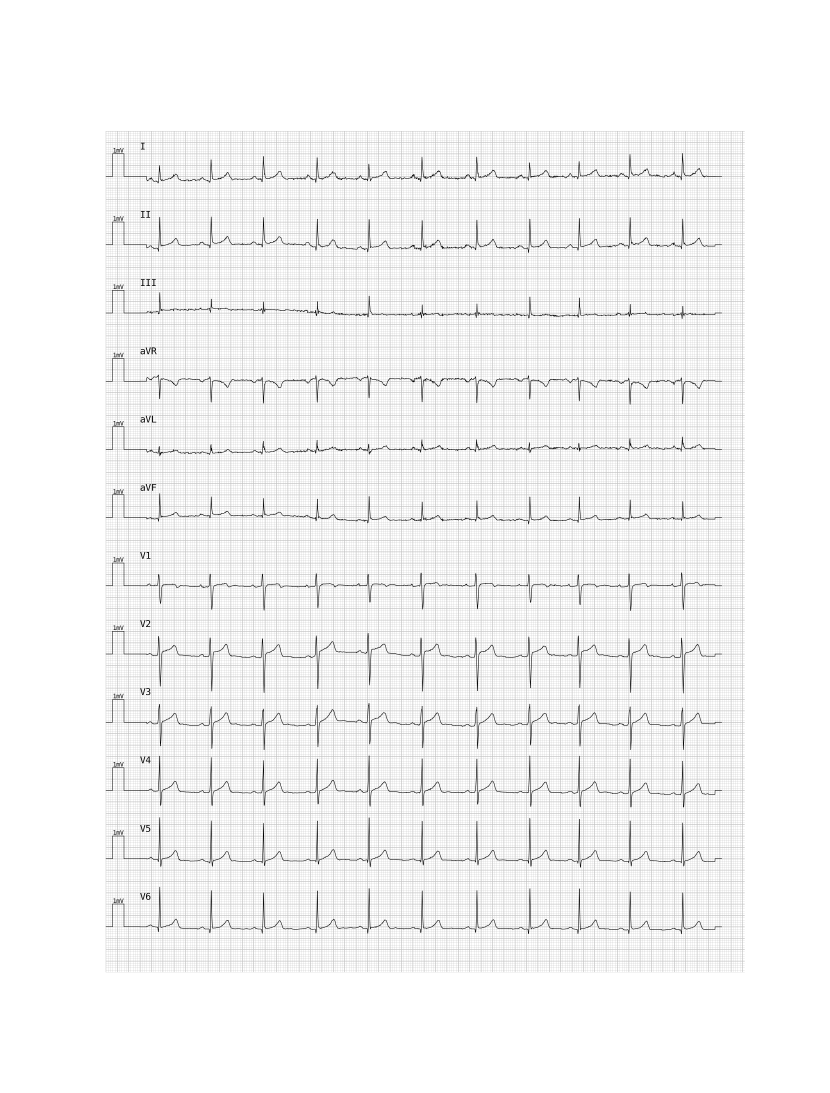
#> input picture unet-src/data/mixed_imgs/example_56.png, 3318 x 4370 px, found by its file name (shown at 1/4 size)
$ python 1_rows.py
#> lines starting #> are read from the running program, lines starting #| are printed output that depends on the picture; after the words box and inside, x2 and y2 are one past the last pixel; in counts of white or black regions, pixels touching at a corner belong together
### ecg-preprocessing/ecgprep/img_helpers.py
import numpy as np

# Estimate number of courser grid
n_grid_h = 24
n_grid_w = 50

# convert corser grid to mm
grid_to_mm = 5

# convert corser grid to mm
mm_to_mv = 0.5 / 5
mm_to_s= 0.2 / 5

# Start
duration_short = 12.5
duration_long = 50
n_rows = 4
n_cols = 4


# [32 lines left out: function bounding_boxes, not called in this run]


class ScaleFromPixels():
    def __init__(self, height, width):
        self.pixels_per_mm_h = height / (n_grid_h * grid_to_mm)
        self.pixels_per_mm_w = width / (n_grid_w * grid_to_mm)

    # [9 lines left out: functions __call__, signal_to_ecg, not called in this run]

def vectorize_single_lead(lead_img, mask):
    H, W = mask.shape[0], mask.shape[1]
    signal_pixels = np.zeros(W)                         #vector of width length

    for i in range(W):                                  #for all pixel in the length
        ys = np.nonzero(mask[:, i])[0]

        # print(ys)                  #y-locations of the signal, the values which are nonzero in the

        # [205 206 207 208 209 210 211]   moving up
        # [208 209 210 211]
        # [209 210 211]                   ink width
        # [209 210 211]


        if len(ys) > 0:
            v = 255 - lead_img[ys, i]                      #darkness score
            signal_pixels[i] = H - np.mean(ys[v==max(v)])  # from height, eg 410, remove the index of most dark. and other one goes from top. so we subtract to get what pixel. so just a
        # put it to nan if not larger than 0
        else:
            signal_pixels[i] = np.nan

    #    example_501_row01.png  (410, 3318) mask  →  signal_pixels  (3318,)
    #    example_501_row02.png  (408, 3318)       →  signal_pixels  (3318,)
    #    example_501_row03.png  (410, 3318)       →  signal_pixels  (3318,)
    #    example_501_row04.png  (411, 3318)       →  signal_pixels  (3318,)
    #                                               ↓ signals.append each
    #                                             matrix (4, 3318)

    return signal_pixels


# [73 lines left out: function vectorize, not called in this run]

### digitize/1_rows.py
"""
Turns a predicted 13-class mask into one line per lead: a page row (y) for every page column,
NaN where the lead isn't drawn. Saved as csv/lines.csv, which 2_digitize.py turns into mV and seconds.
"""

import sys
import numpy as np
import pandas as pd
from PIL import Image
import matplotlib.pyplot as plt
from matplotlib.patches import Rectangle
from pathlib import Path

# Paths -----------------------------
HERE = Path(__file__).parent                                        # the digitize folder
TEST = HERE.parent / "test-set"                                     # U-net seg/test-set

sys.path.insert(0, str(HERE.parent / "ecg-preprocessing"))          # where vectorize_single_lead lives
from ecgprep.img_helpers import vectorize_single_lead

mask_path = TEST / "test_fold10" / "pred_masks" / "example_56.png"   # the model's prediction
label_path = TEST / "test_labels" / "example_8.png"                 # the true mask, for testing later
img_path = TEST / "test_imgs" / f"{mask_path.stem}.png"             # the page that belongs to the mask

LEADS = ["bg", "I", "II", "III", "aVR", "aVL", "aVF", "V1", "V2", "V3", "V4", "V5", "V6"]
OUT = HERE.parent / "Predictions" / "digitized" / mask_path.stem    # .../digitized/example_8
OUT.mkdir(parents=True, exist_ok=True)


def lead_boxes(mask, leads, margin=200):
    """Generous [top, left, bottom, right] box per lead, built so single strays can't stretch it."""
    boxes = {}
    for name in leads:
        rows, cols = np.where(mask == LEADS.index(name))            # all pixels of this lead
        if len(rows) == 0:
            continue
        centre = int(np.median(rows))                               # the row the lead mostly sits on (II -> rhythm strip)
        left, right = np.percentile(cols, [1, 99]).astype(int)      # ignore the 1% most extreme columns (strays)
        boxes[name] = [max(centre - margin, 0), left,               # top, left
                       min(centre + margin, mask.shape[0]), right + 1]   # bottom, right
    return boxes


# load -----------------------------
mask = np.array(Image.open(mask_path))                              # (H, W), pixel value = class id 0..12
#> mask is the input picture: shape (4370, 3318); min 0, max 255, mean 243.3
img = np.array(Image.open(img_path).convert("L"))                   # the page, grayscale, same size as the mask
H, W = mask.shape
#> H = 4370; W = 3318

boxes = lead_boxes(mask, LEADS[1:])                                 # generous box per lead
#> the loop in lead_boxes, `for name in leads:` made 12 passes
#> (name, centre, left, right) on passes 1 to 12: ('I', 2345, 472, 2801), ('II', 2339, 488, 2872), ('III', 2502, 469, 2876), ('aVR', 2338, 470, 2797), ('aVL', 2347, 485, 2798), ('aVF', 2341, 473, 2808), ('V1', 2346, 485, 2817), ('V2', 2346, 475, 2844), ('V3', 2348, 470, 2788), ('V4', 2343, 489, 2801), ('V5', 2624, 564, 2878), ('V6', 2427, 475, 2806)
#> after the loop in lead_boxes, `for name in leads:`: boxes = 12 items
#> boxes = 12 items
print(f"the boxes are {boxes}")
#> (printed output is left out)

# Plot ----------------------------
plt.imshow(mask, cmap="tab20")                                      # mask, one colour per class
for name, (top, left, bottom, right) in boxes.items():
    plt.gca().add_patch(Rectangle((left, top), right - left, bottom - top,
                                  fill=False, edgecolor="red"))     # Rectangle wants (x, y), width, height
    plt.text(left, top, name, color="red")                          # lead name in the corner
#> this loop made 12 passes
#> (name, top, left, bottom, right) on passes 1 to 12: ('I', 2145, 472, 2545, 2802), ('II', 2139, 488, 2539, 2873), ('III', 2302, 469, 2702, 2877), ('aVR', 2138, 470, 2538, 2798), ('aVL', 2147, 485, 2547, 2799), ('aVF', 2141, 473, 2541, 2809), ('V1', 2146, 485, 2546, 2818), ('V2', 2146, 475, 2546, 2845), ('V3', 2148, 470, 2548, 2789), ('V4', 2143, 489, 2543, 2802), ('V5', 2424, 564, 2824, 2879), ('V6', 2227, 475, 2627, 2807)
plt.savefig(OUT / f"{mask_path.stem}_boxes.png", dpi=120)
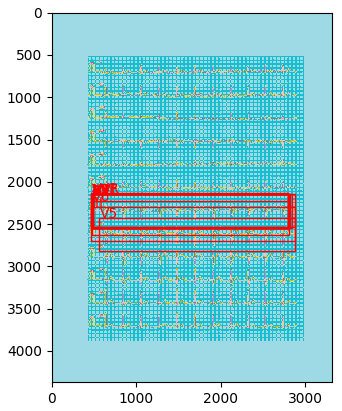
#> figure drawn by matplotlib, 1 panel
plt.show()


# make the boxes for vectorise -------------
lines = {}
for name in LEADS[1:]:                                              # "I", "II", ..., "V6"
    if name not in boxes:                                           # lead not predicted on this page
        continue

    # 1. this lead only: its box, and inside the box only its own pixels -----------------------------
    t, l, b, r = boxes[name]
    only_this = mask == LEADS.index(name)                           # all other leads -> False

    # 2. one y per column (darkness-weighted centre), back to page rows -----------------------------
    h_from_box_bottom = vectorize_single_lead(img[t:b, l:r], only_this[t:b, l:r])
    y = np.full(W, np.nan)                                          # full page width, NaN outside the box
    y[l:r] = b - h_from_box_bottom                                  # height above box bottom -> page row

    lines[name] = y

    # 3. look at it: full page size, only this lead -----------------------------
    plt.figure(figsize=(14, 14 * H / W))                            # same shape as the mask
    plt.plot(np.arange(W), y, lw=1)                                 # the lead's line, in page pixels
    plt.xlim(0, W); plt.ylim(H, 0)                                  # whole page; y flipped like an image
    plt.title(f"{name} ({mask_path.stem})")
    plt.savefig(OUT / "individual" / f"{name}_page.png", dpi=120)
#> this loop made 12 passes
#> pass 1, `only_this = mask == LEADS.index(name)`:
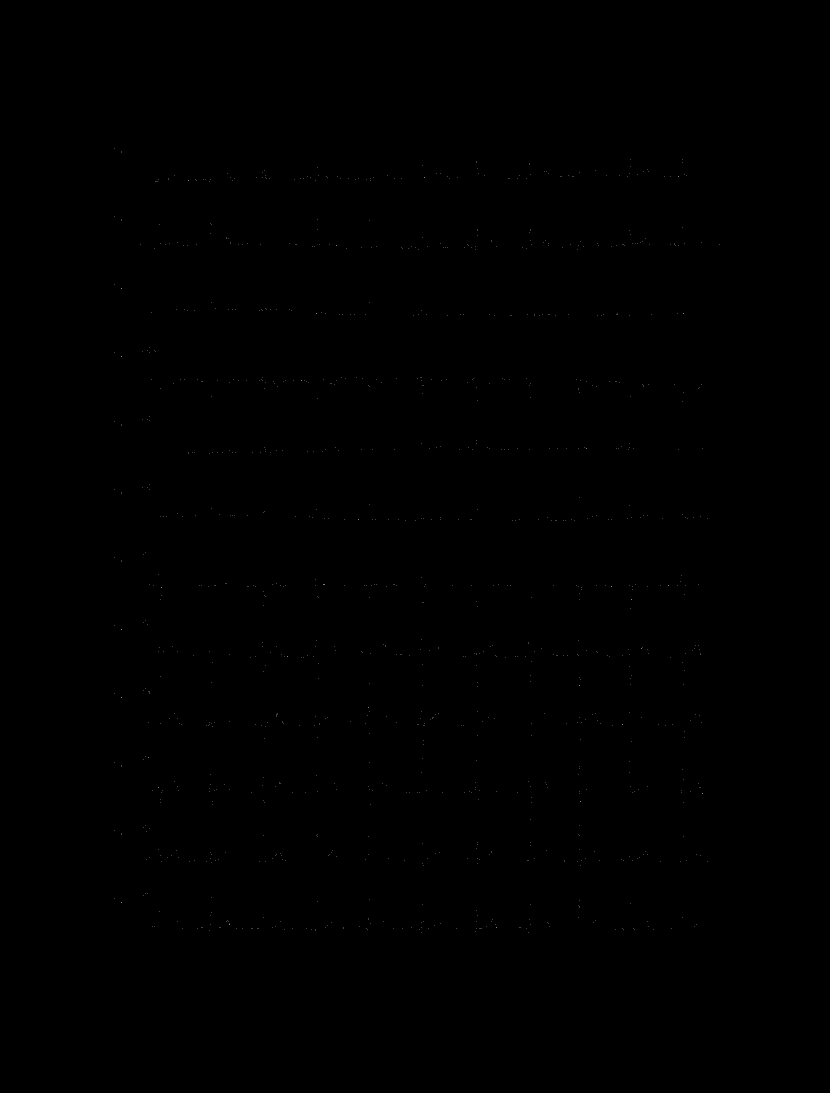
#> only_this: shape (4370, 3318) bool (shown at 1/4 size); 0.01% white in thin lines or dots, all inside (x1, y1, x2, y2) = (458, 592, 2880, 3731)
#> pass 1, `plt.savefig(OUT / "individual" / f"{name}_page.png", dpi=120)`:
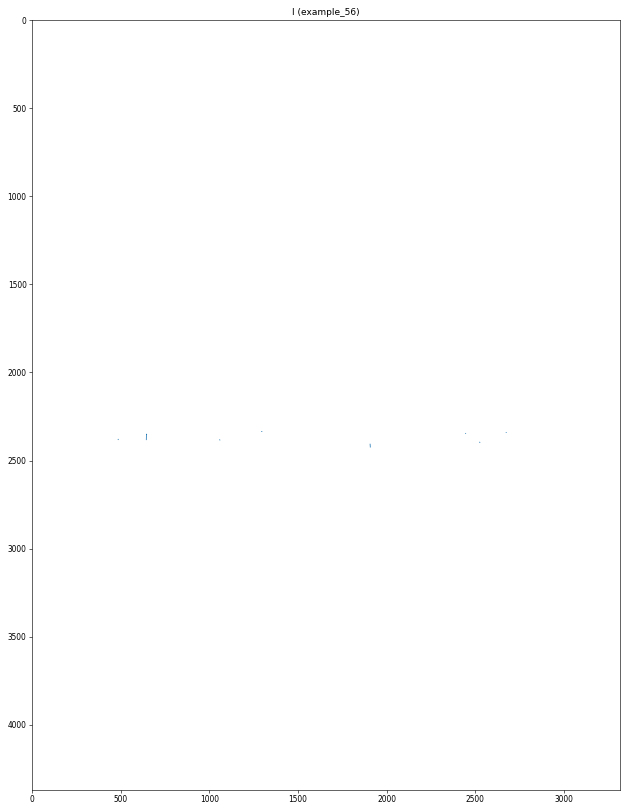
#> figure drawn by matplotlib, 1 panel
#> after the loop, lines = 12 items
    # plt.show()


(OUT / "csv").mkdir(exist_ok=True)
table = pd.DataFrame(lines)                                         # one row per page column, one column per lead
#> table = table of 3318 rows and 12 columns
table.index.name = "x"                                              # label the page-column column in the file
#> (the run stopped early here; a loop or call above may not have finished)

$ run again, with unet-src/data/mixed_imgs/example_100.png copied over unet-src/data/mixed_imgs/example_56.png
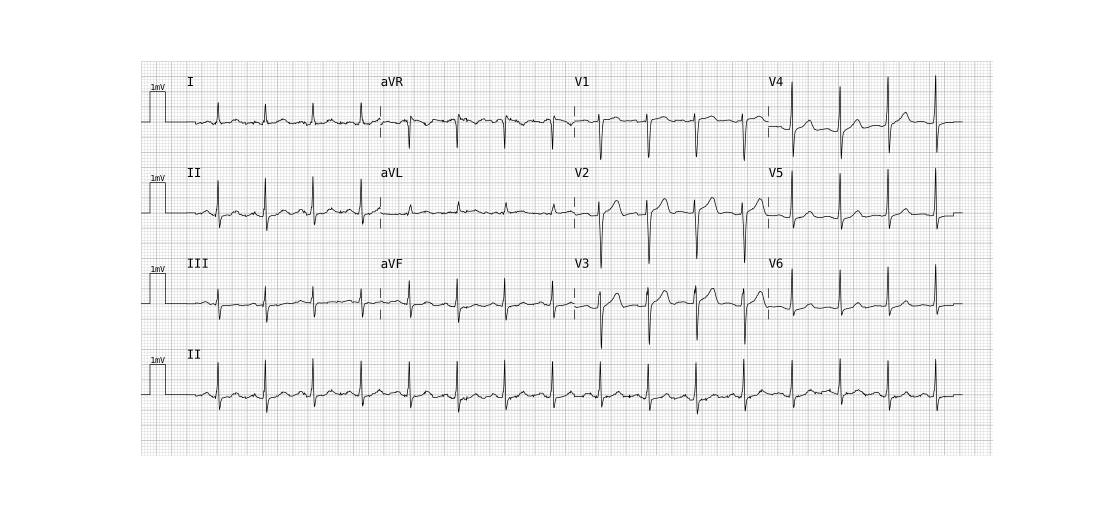
#> input picture unet-src/data/mixed_imgs/example_100.png, 3318 x 1535 px, found by its file name (shown at 1/3 size)
#> mask is the input picture: shape (1535, 3318); min 0, max 255, mean 242.8
#> the loop in lead_boxes, `for name in leads:` made 12 passes
#> (name, centre, left, right) on passes 1 to 8: ('I', 652, 486, 2810), ('II', 659, 488, 2811), ('III', 865, 470, 2819), ('aVR', 799, 470, 2813), ('aVL', 782, 487, 2810), ('aVF', 705, 473, 2820), ('V1', 659, 595, 2815), ('V2', 815, 479, 2818)
#> after the loop in lead_boxes, `for name in leads:`: boxes = 12 items
#> (printed output is left out)
#> the loop `for name, (top, left, bottom, right) in boxes.items():` made 12 passes
#> (name, top, left, bottom, right) on passes 1 to 8: ('I', 452, 486, 852, 2811), ('II', 459, 488, 859, 2812), ('III', 665, 470, 1065, 2820), ('aVR', 599, 470, 999, 2814), ('aVL', 582, 487, 982, 2811), ('aVF', 505, 473, 905, 2821), ('V1', 459, 595, 859, 2816), ('V2', 615, 479, 1015, 2819)
#> `plt.savefig(OUT / f"{mask_path.stem}_boxes.png", dpi=120)`:
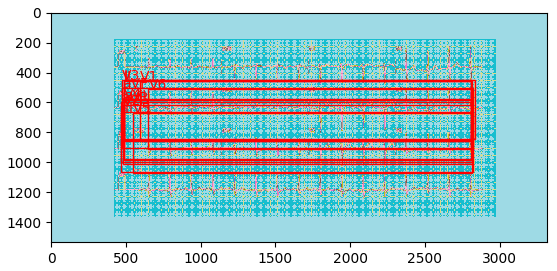
#> figure drawn by matplotlib, 1 panel
#> the loop `for name in LEADS[1:]:                                              # ..` made 12 passes
#> pass 1, `plt.savefig(OUT / "individual" / f"{name}_page.png", dpi=120)`:
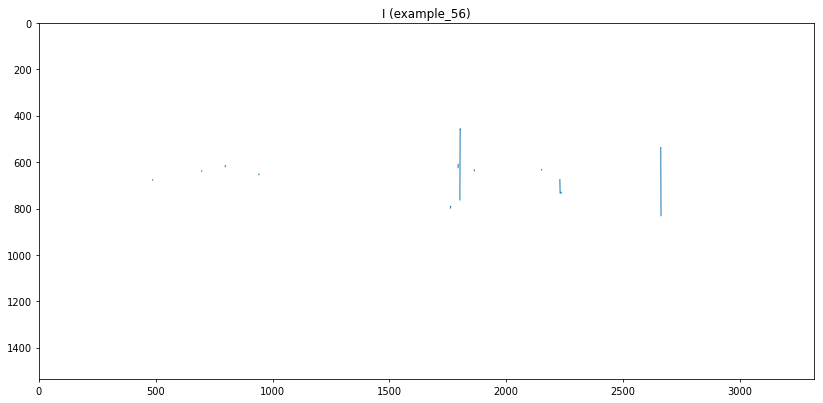
#> figure drawn by matplotlib, 1 panel
#> table = table of 3318 rows and 12 columns

$ run again, with unet-src/data/mixed_imgs/example_106.png copied over unet-src/data/mixed_imgs/example_56.png
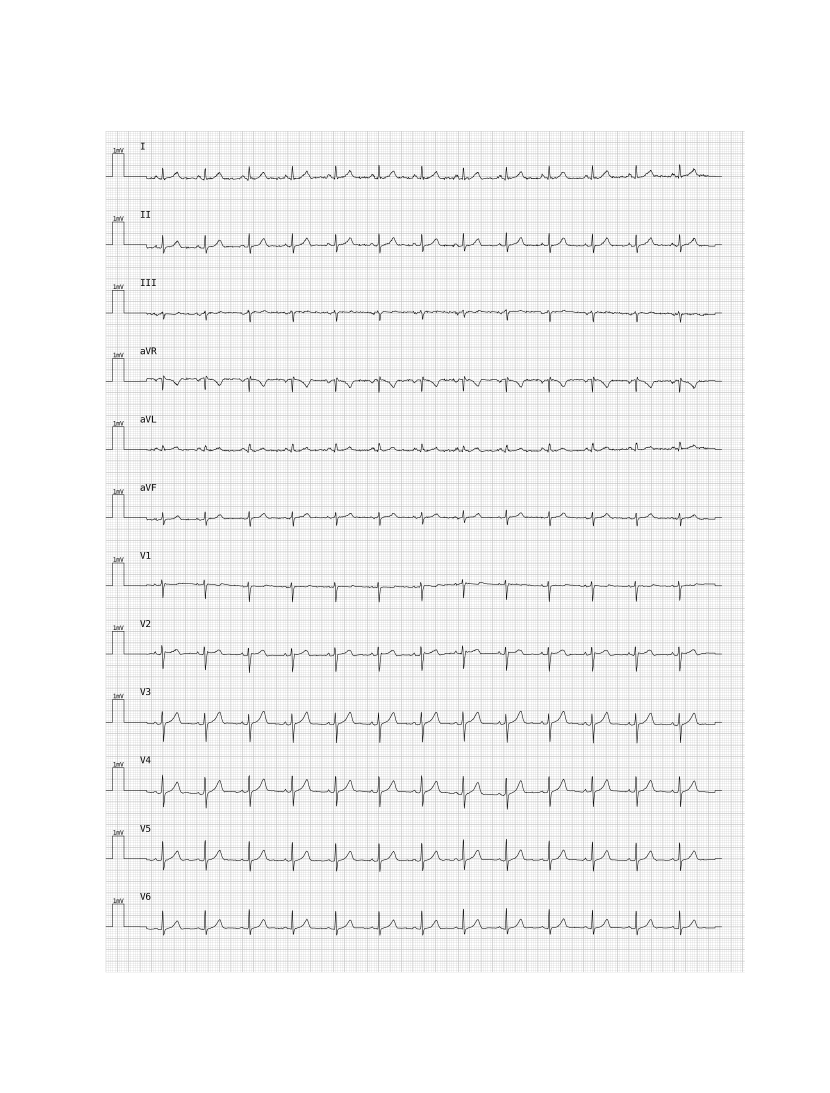
#> input picture unet-src/data/mixed_imgs/example_106.png, 3318 x 4370 px, found by its file name (shown at 1/4 size)
#> mask is the input picture: shape (4370, 3318); min 0, max 255, mean 243.7
#> the loop in lead_boxes, `for name in leads:` made 12 passes
#> (name, centre, left, right) on passes 1 to 8: ('I', 2343, 486, 2819), ('II', 2344, 488, 2872), ('III', 2357, 469, 2877), ('aVR', 2345, 470, 2822), ('aVL', 2345, 485, 2800), ('aVF', 2340, 473, 2826), ('V1', 2344, 485, 2788), ('V2', 2593, 475, 2818)
#> after the loop in lead_boxes, `for name in leads:`: boxes = 12 items
#> (printed output is left out)
#> the loop `for name, (top, left, bottom, right) in boxes.items():` made 12 passes
#> (name, top, left, bottom, right) on passes 1 to 8: ('I', 2143, 486, 2543, 2820), ('II', 2144, 488, 2544, 2873), ('III', 2157, 469, 2557, 2878), ('aVR', 2145, 470, 2545, 2823), ('aVL', 2145, 485, 2545, 2801), ('aVF', 2140, 473, 2540, 2827), ('V1', 2144, 485, 2544, 2789), ('V2', 2393, 475, 2793, 2819)
#> `plt.savefig(OUT / f"{mask_path.stem}_boxes.png", dpi=120)`:
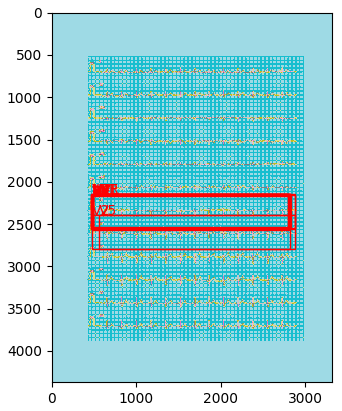
#> figure drawn by matplotlib, 1 panel
#> the loop `for name in LEADS[1:]:                                              # ..` made 12 passes
#> table = table of 3318 rows and 12 columns
